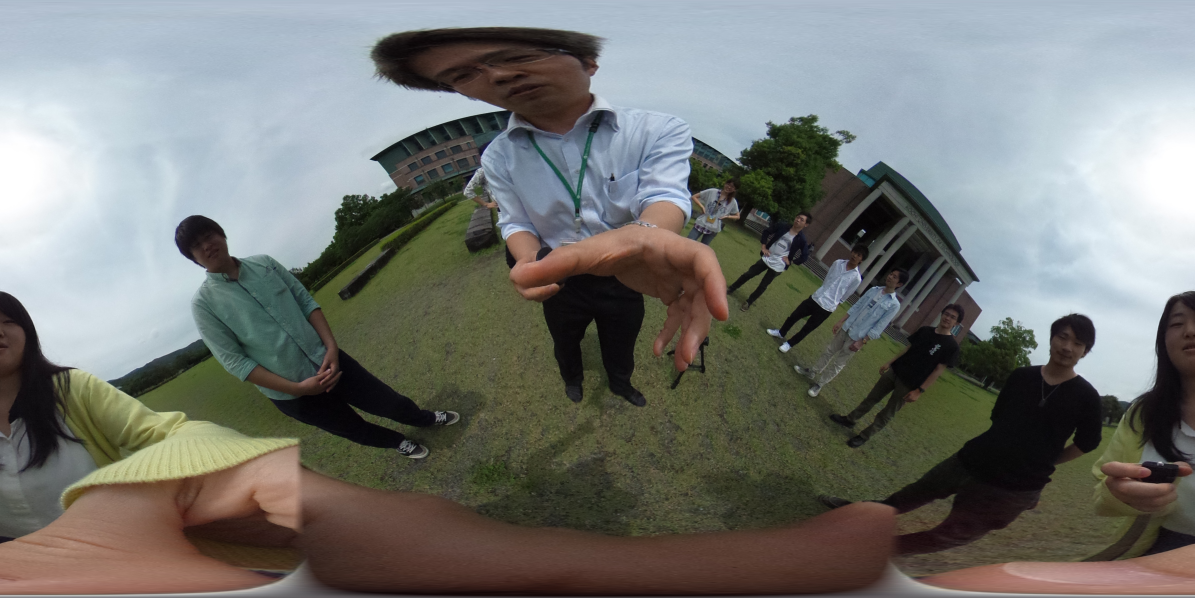
#> input picture image/theta04.JPG, 3584 x 1792 px, found by its file name (shown at 1/3 size)
$ python imageCorrection.py
#> lines starting #> are read from the running program, lines starting #| are printed output that depends on the picture
# import
import cv2
import numpy as np
import math
# read image file
image = cv2.imread('../image/theta04.jpg')
#> image is the input picture: shape (1792, 3584, 3); mean B, G, R 114.8, 118.7, 117
# read image size
height = image.shape[0]
width = image.shape[1]
#　one side fish eye radius
fish_radius = int(width / 4)
# one side fish eye image
one_side_image = image[0:height, fish_radius:fish_radius*3]
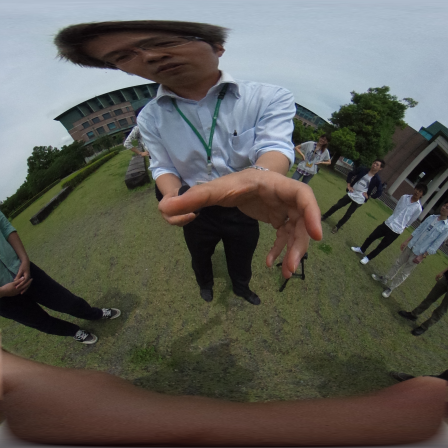
#> one_side_image: shape (1792, 1792, 3) (shown at 1/4 size); mean B, G, R 85.1, 92.1, 92.4
# other side fish eye image
other1 = image[0:height, fish_radius*3:fish_radius*4]
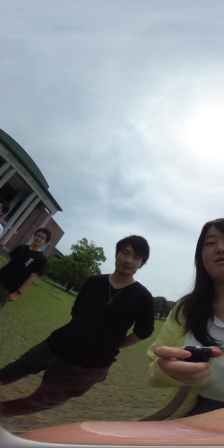
#> other1: shape (1792, 896, 3) (shown at 1/4 size); mean B, G, R 136.5, 135.3, 131
other2 = image[0:height, 0:fish_radius]
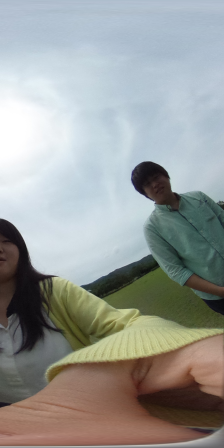
#> other2: shape (1792, 896, 3) (shown at 1/4 size); mean B, G, R 152.3, 155.2, 152.4
other_side_image = cv2.hconcat([other1, other2])
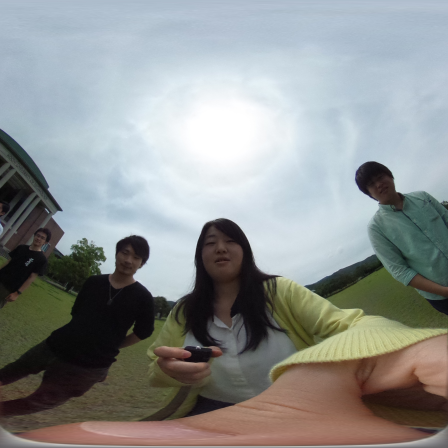
#> other_side_image: shape (1792, 1792, 3) (shown at 1/4 size); mean B, G, R 144.4, 145.3, 141.7

# output image create
output = np.zeros((height, fish_radius*2, 3), np.uint8)

# output resize
one_half = cv2.resize(one_side_image,(int(fish_radius),int(height/2)))
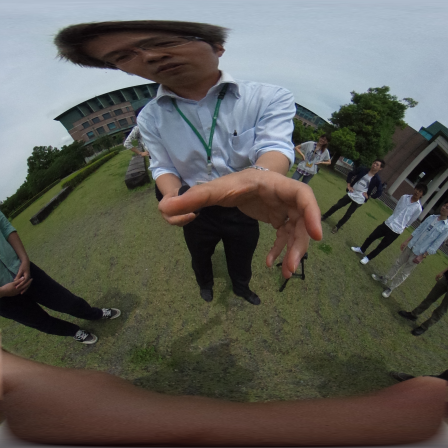
#> one_half: shape (896, 896, 3) (shown at 1/2 size); mean B, G, R 85.3, 92.2, 92.5
other_half = cv2.resize(other_side_image,(int(fish_radius),int(height/2)))
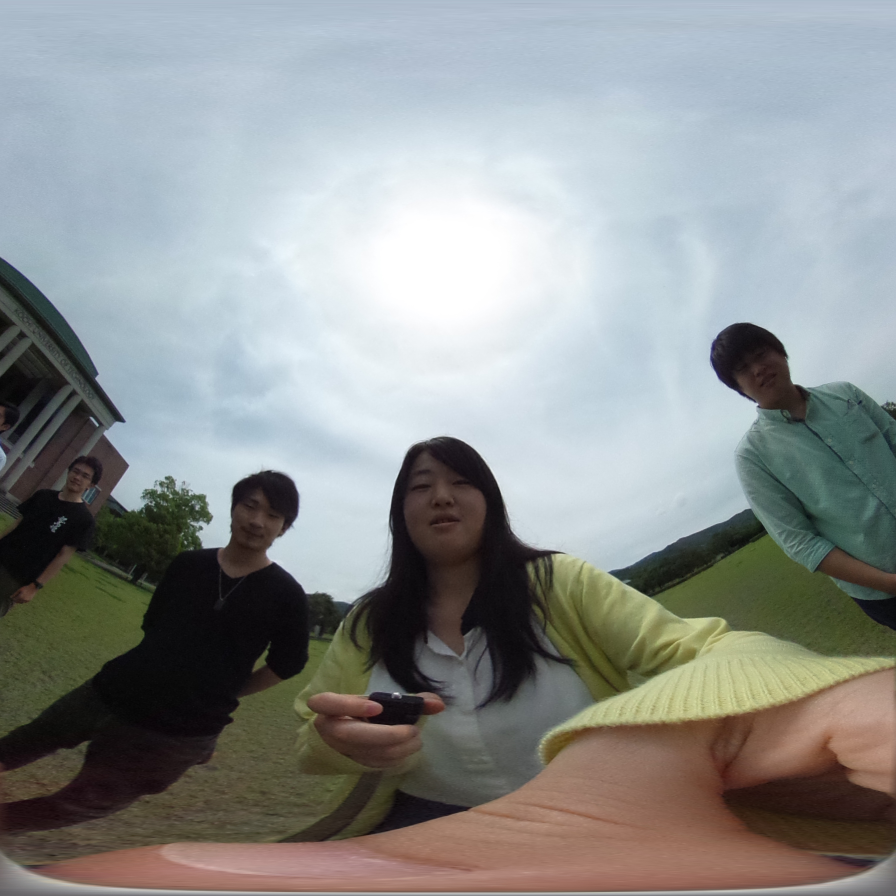
#> other_half: shape (896, 896, 3); mean B, G, R 144.6, 145.4, 141.8

# output image
#while(1):
    # HoG特徴量の計算
hog = cv2.HOGDescriptor()

    # [9 lines of commented-out code are left out]

cv2.imwrite("output.jpg", one_half)

# [5 lines of commented-out code are left out]

$ run again, with image/theta01.JPG copied over image/theta04.JPG
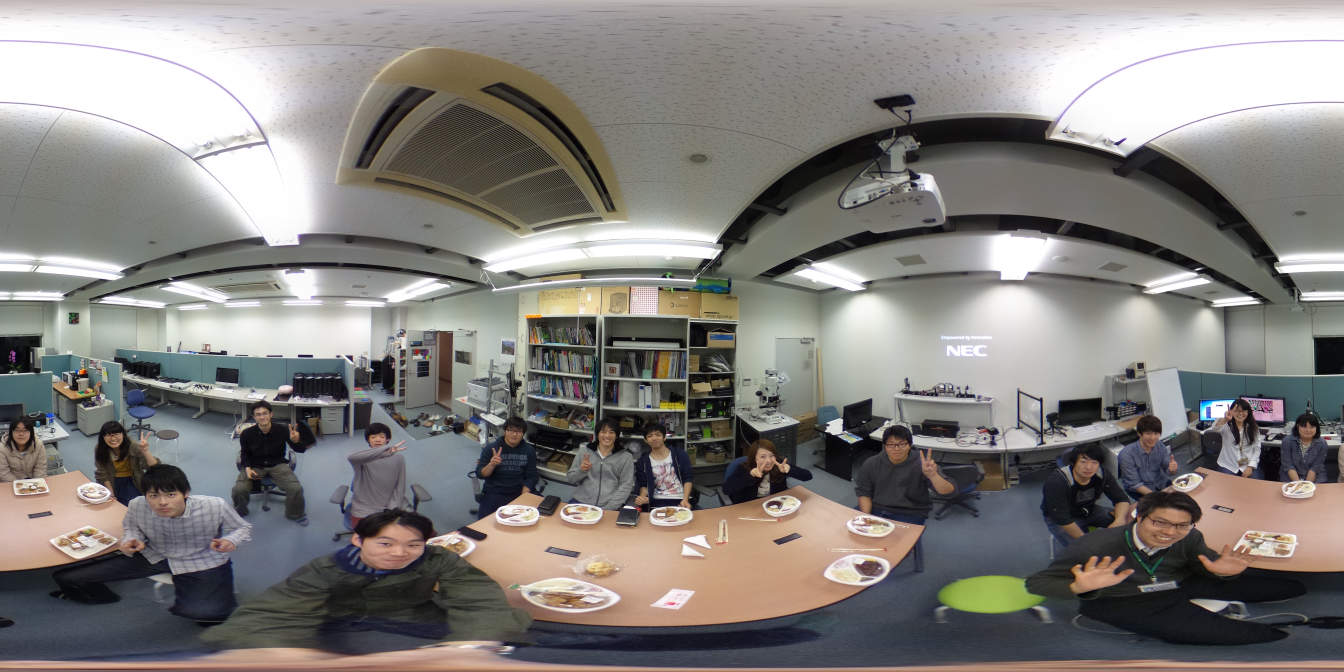
#> input picture image/theta01.JPG, 5376 x 2688 px, found by its file name (shown at 1/4 size)
#> image is the input picture: shape (2688, 5376, 3); mean B, G, R 125.5, 129, 132.1
#> `other2 = image[0:height, 0:fish_radius]`:
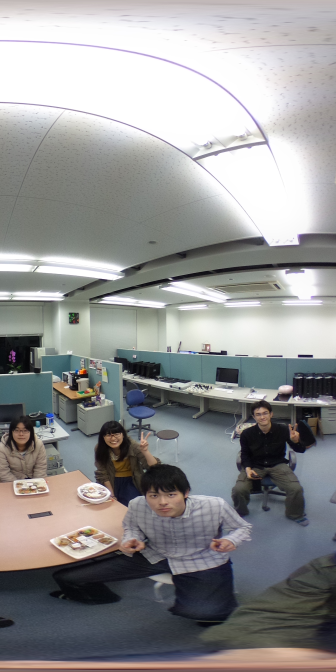
#> other2: shape (2688, 1344, 3) (shown at 1/4 size); mean B, G, R 147.6, 147.4, 147.5
#> `other_side_image = cv2.hconcat([other1, other2])`:
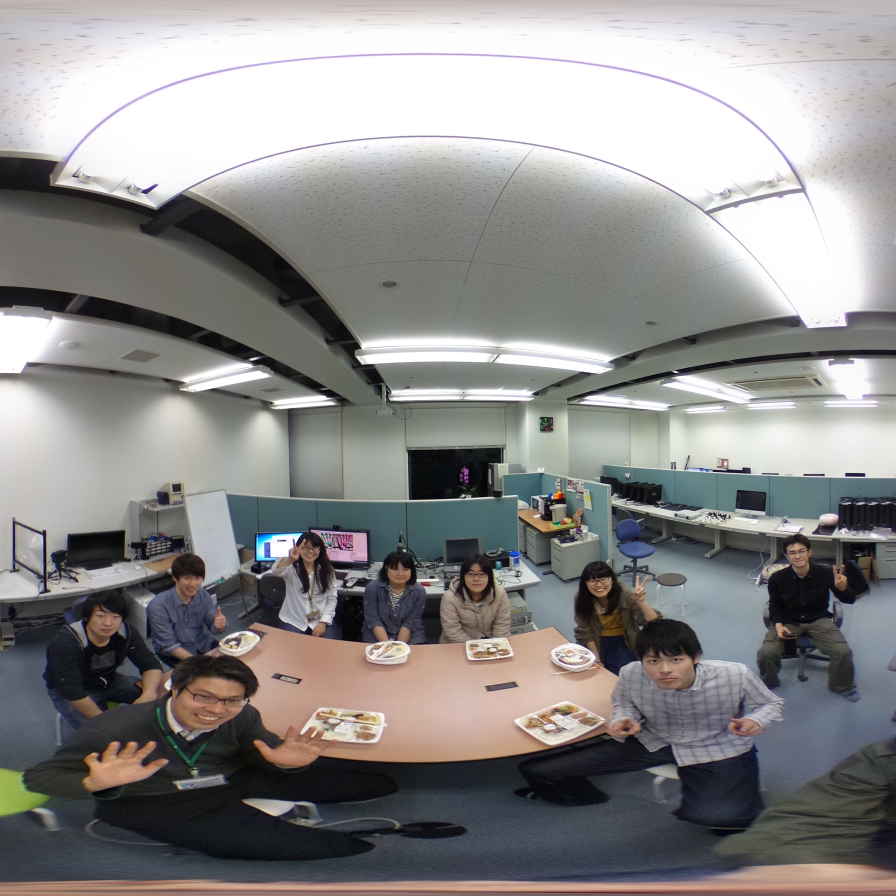
#> other_side_image: shape (2688, 2688, 3) (shown at 1/3 size); mean B, G, R 138.4, 139.1, 140.5

$ run again, with image/theta02.JPG copied over image/theta04.JPG
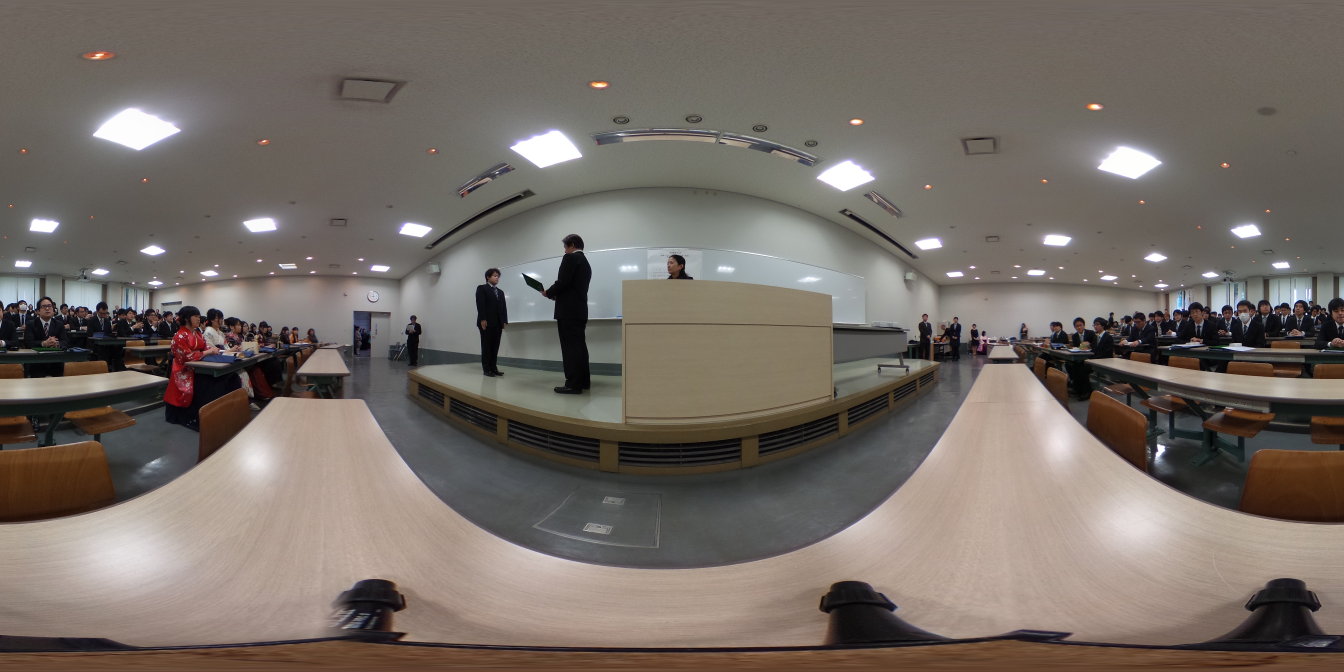
#> input picture image/theta02.JPG, 5376 x 2688 px, found by its file name (shown at 1/4 size)
#> image is the input picture: shape (2688, 5376, 3); mean B, G, R 101.7, 108.5, 117.2
#> `other2 = image[0:height, 0:fish_radius]`:
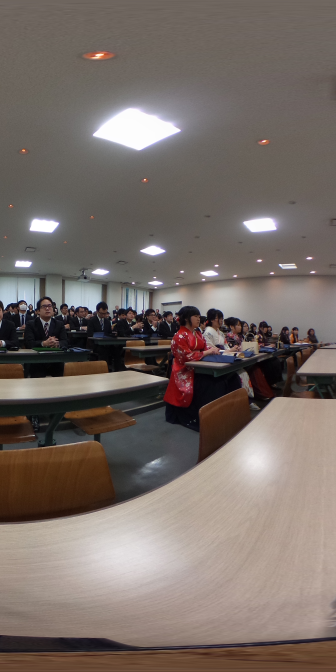
#> other2: shape (2688, 1344, 3) (shown at 1/4 size); mean B, G, R 102.1, 107.8, 118.6
#> `other_side_image = cv2.hconcat([other1, other2])`:
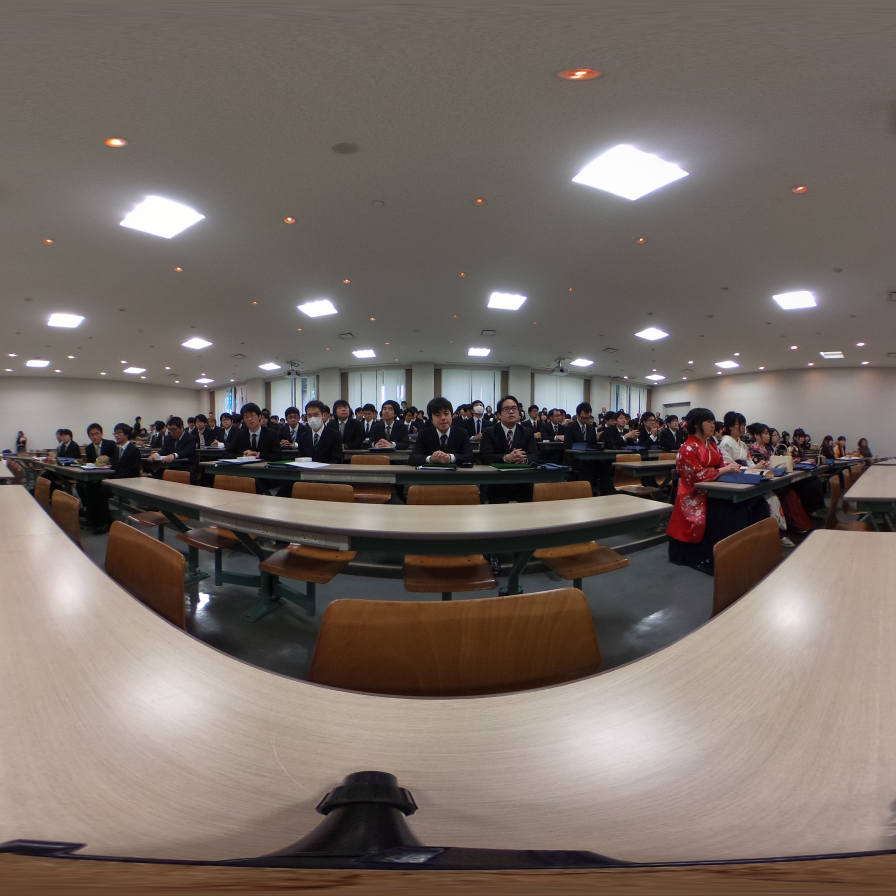
#> other_side_image: shape (2688, 2688, 3) (shown at 1/3 size); mean B, G, R 99.7, 106, 116.6
